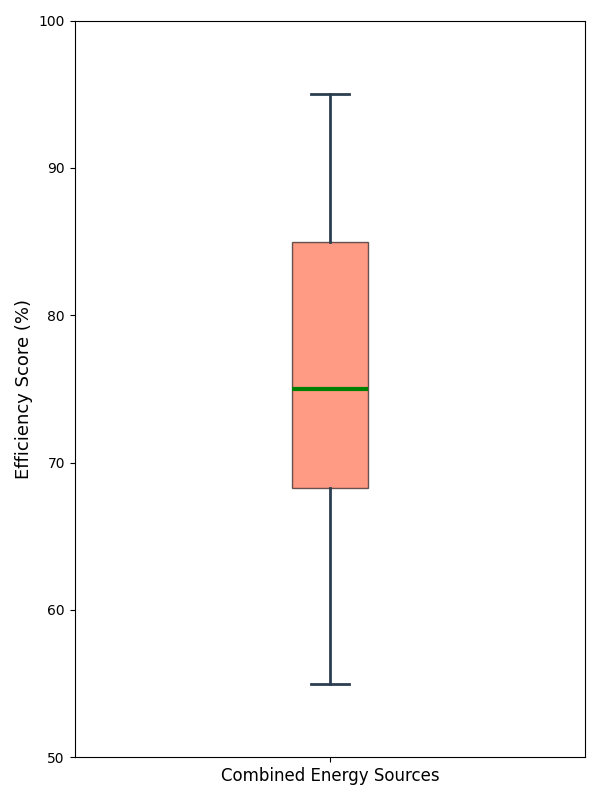

This figure's Python source:
import matplotlib.pyplot as plt

# Single data group for the box plot
efficiency_data = [
    [90, 75, 78, 80, 82, 93, 95, 77, 88, 85, 68, 70, 75, 66, 60, 69, 71, 73, 72, 74, 84, 85, 92, 87, 91, 89, 86, 88, 90, 85, 
     63, 56, 62, 60, 57, 58, 61, 55, 64, 59, 75, 72, 71, 73, 76, 80, 78, 70, 77, 74]
]

fig, ax = plt.subplots(figsize=(6, 8))

# Plotting a single vertical box plot
bp = ax.boxplot(efficiency_data, vert=True, patch_artist=True, notch=False)

# Customizing the box
for patch in bp['boxes']:
    patch.set(facecolor='#FF5733', alpha=0.6)

# Customizing whiskers, caps, median lines
for whisker in bp['whiskers']:
    whisker.set(color='#2C3E50', linewidth=2)

for cap in bp['caps']:
    cap.set(color='#2C3E50', linewidth=2)

for median in bp['medians']:
    median.set(color='green', linewidth=3)

ax.set_ylabel('Efficiency Score (%)', fontsize=13)
ax.set_xticklabels(['Combined Energy Sources'], fontsize=12)

ax.set_ylim(50, 100)

plt.tight_layout()
plt.show()
